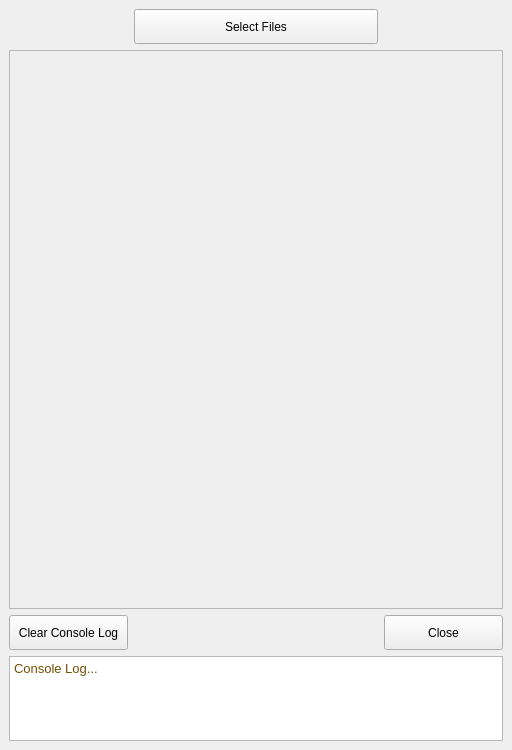
<?xml version="1.0" encoding="UTF-8"?>
<ui version="4.0">
 <class>MainWindow</class>
 <widget class="QMainWindow" name="MainWindow">
  <property name="geometry">
   <rect>
    <x>0</x>
    <y>0</y>
    <width>512</width>
    <height>750</height>
   </rect>
  </property>
  <property name="windowTitle">
   <string>MainWindow</string>
  </property>
  <property name="styleSheet">
   <string notr="true">QTextEdit{
   color: rgb(231, 167, 3);

}
</string>
  </property>
  <widget class="QWidget" name="centralwidget">
   <layout class="QGridLayout" name="gridLayout">
    <property name="bottomMargin">
     <number>9</number>
    </property>
    <item row="1" column="0" colspan="4">
     <widget class="QScrollArea" name="scrollArea">
      <property name="minimumSize">
       <size>
        <width>0</width>
        <height>150</height>
       </size>
      </property>
      <property name="widgetResizable">
       <bool>true</bool>
      </property>
      <widget class="QWidget" name="scrollAreaWidgetContents">
       <property name="geometry">
        <rect>
         <x>0</x>
         <y>0</y>
         <width>492</width>
         <height>551</height>
        </rect>
       </property>
       <layout class="QVBoxLayout" name="verticalLayout">
        <item>
         <layout class="QGridLayout" name="gridLayout_filePath"/>
        </item>
        <item>
         <spacer name="verticalSpacer">
          <property name="orientation">
           <enum>Qt::Vertical</enum>
          </property>
          <property name="sizeHint" stdset="0">
           <size>
            <width>20</width>
            <height>40</height>
           </size>
          </property>
         </spacer>
        </item>
       </layout>
      </widget>
     </widget>
    </item>
    <item row="4" column="1">
     <spacer name="horizontalSpacer">
      <property name="orientation">
       <enum>Qt::Horizontal</enum>
      </property>
      <property name="sizeType">
       <enum>QSizePolicy::MinimumExpanding</enum>
      </property>
      <property name="sizeHint" stdset="0">
       <size>
        <width>40</width>
        <height>0</height>
       </size>
      </property>
     </spacer>
    </item>
    <item row="4" column="0">
     <spacer name="horizontalSpacer_2">
      <property name="orientation">
       <enum>Qt::Horizontal</enum>
      </property>
      <property name="sizeType">
       <enum>QSizePolicy::MinimumExpanding</enum>
      </property>
      <property name="sizeHint" stdset="0">
       <size>
        <width>40</width>
        <height>0</height>
       </size>
      </property>
     </spacer>
    </item>
    <item row="0" column="1" colspan="2">
     <widget class="QPushButton" name="btn_openFiles">
      <property name="minimumSize">
       <size>
        <width>0</width>
        <height>35</height>
       </size>
      </property>
      <property name="text">
       <string>Select Files</string>
      </property>
     </widget>
    </item>
    <item row="4" column="3">
     <spacer name="horizontalSpacer_4">
      <property name="orientation">
       <enum>Qt::Horizontal</enum>
      </property>
      <property name="sizeHint" stdset="0">
       <size>
        <width>40</width>
        <height>0</height>
       </size>
      </property>
     </spacer>
    </item>
    <item row="2" column="3">
     <widget class="QPushButton" name="btn_closeWindow">
      <property name="minimumSize">
       <size>
        <width>0</width>
        <height>35</height>
       </size>
      </property>
      <property name="text">
       <string>Close</string>
      </property>
     </widget>
    </item>
    <item row="3" column="0" colspan="4">
     <widget class="QTextEdit" name="textEdit_consoleLog">
      <property name="sizePolicy">
       <sizepolicy hsizetype="Expanding" vsizetype="MinimumExpanding">
        <horstretch>0</horstretch>
        <verstretch>0</verstretch>
       </sizepolicy>
      </property>
      <property name="maximumSize">
       <size>
        <width>16777215</width>
        <height>85</height>
       </size>
      </property>
      <property name="html">
       <string>&lt;!DOCTYPE HTML PUBLIC &quot;-//W3C//DTD HTML 4.0//EN&quot; &quot;http://www.w3.org/TR/REC-html40/strict.dtd&quot;&gt;
&lt;html&gt;&lt;head&gt;&lt;meta name=&quot;qrichtext&quot; content=&quot;1&quot; /&gt;&lt;style type=&quot;text/css&quot;&gt;
p, li { white-space: pre-wrap; }
&lt;/style&gt;&lt;/head&gt;&lt;body style=&quot; font-family:'MS Shell Dlg 2'; font-size:9.75pt; font-weight:400; font-style:normal;&quot;&gt;
&lt;p style=&quot; margin-top:0px; margin-bottom:0px; margin-left:0px; margin-right:0px; -qt-block-indent:0; text-indent:0px;&quot;&gt;&lt;span style=&quot; color:#715101;&quot;&gt;Console Log...&lt;/span&gt;&lt;/p&gt;&lt;/body&gt;&lt;/html&gt;</string>
      </property>
      <property name="textInteractionFlags">
       <set>Qt::TextSelectableByKeyboard|Qt::TextSelectableByMouse</set>
      </property>
      <property name="placeholderText">
       <string/>
      </property>
     </widget>
    </item>
    <item row="4" column="2">
     <spacer name="horizontalSpacer_3">
      <property name="orientation">
       <enum>Qt::Horizontal</enum>
      </property>
      <property name="sizeHint" stdset="0">
       <size>
        <width>40</width>
        <height>0</height>
       </size>
      </property>
     </spacer>
    </item>
    <item row="2" column="0">
     <widget class="QPushButton" name="btn_clearConsole">
      <property name="minimumSize">
       <size>
        <width>0</width>
        <height>35</height>
       </size>
      </property>
      <property name="text">
       <string>Clear Console Log</string>
      </property>
     </widget>
    </item>
   </layout>
  </widget>
 </widget>
 <resources/>
 <connections/>
</ui>
